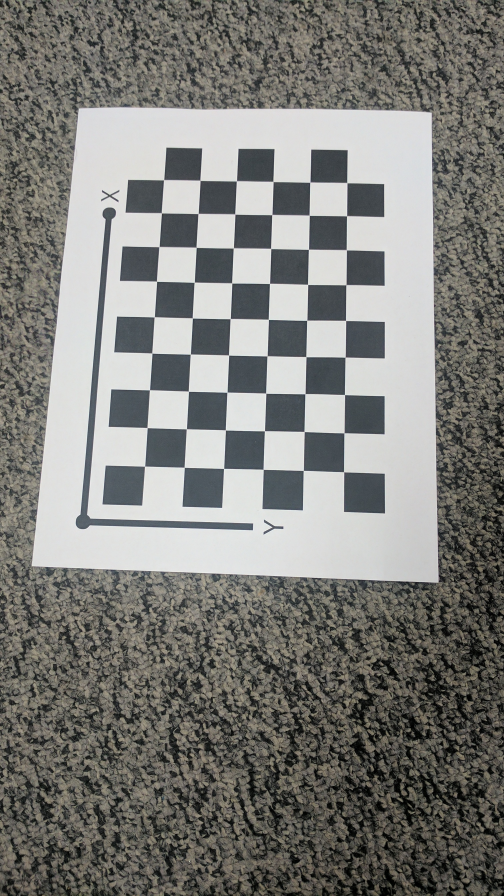
#> input picture zhang-camera-calibration-main (1)/zhang-camera-calibration-main/Data/Calibration_Imgs/IMG_20170209_042606.jpg, 1512 x 2688 px, found by its file name (shown at 1/3 size); its folder holds 4 pictures in this run
$ jupyter execute --allow-errors AutoCalib.ipynb
#> lines starting #> are read from the running program, lines starting #| are printed output that depends on the picture
### zhang-camera-calibration-main (1)/zhang-camera-calibration-main/Code/Utils/MiscUtils.py
import cv2
import os
import numpy as np

def loadImages(folder_name):
    files = os.listdir(folder_name)
    print("Loading images from ", folder_name)
    images = []
    for f in files:
        # print(f)
        image_path = folder_name + "/" + f
        image = cv2.imread(image_path)
#> image is the input picture: shape (2688, 1512, 3); mean B, G, R 121.3, 125.2, 125.3
        if image is not None:
            images.append(image)
        else:
            print("Error in loading image ", image)

    return images

# [17 lines left out: functions extractParamFromA, retrieveA, not called in this run]

### zhang-camera-calibration-main (1)/zhang-camera-calibration-main/Code/Utils/ImageUtils.py
import cv2
import numpy as np
# termination criteria
criteria = (cv2.TERM_CRITERIA_EPS + cv2.TERM_CRITERIA_MAX_ITER, 30, 0.001)

def getImagesPoints(imgs, h, w):
#> called with h = 6, w = 9
    images = imgs.copy()
    all_corners = []
    for image in images:
        gray = cv2.cvtColor(image, cv2.COLOR_BGR2GRAY)
        #Find the chess board corners
        ret, corners = cv2.findChessboardCorners(gray, (w, h), None)
        if ret == True:
            corners2 = cv2.cornerSubPix(gray, corners, (11,11), (-1,-1), criteria)
            corners2 = corners2.reshape(-1,2)
            # corners2 = np.hstack((corners2.reshape(-1,2), np.ones((corners2.shape[0], 1))))
            all_corners.append(corners2)
#> this loop made 4 passes
#> pass 2, in getImagesPoints, `gray = cv2.cvtColor(image, cv2.COLOR_BGR2GRAY)`:
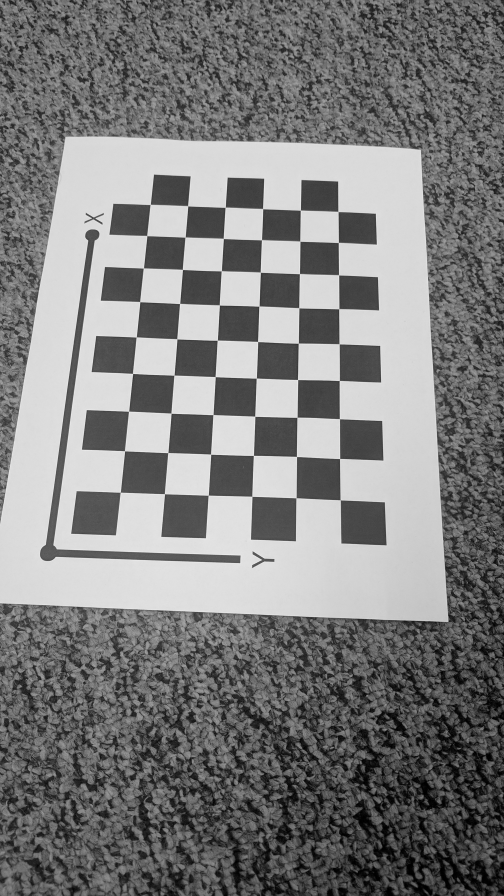
#> gray: shape (2688, 1512) (shown at 1/3 size); min 0, max 253, mean 125.4
#> pass 3, in getImagesPoints, `gray = cv2.cvtColor(image, cv2.COLOR_BGR2GRAY)`:
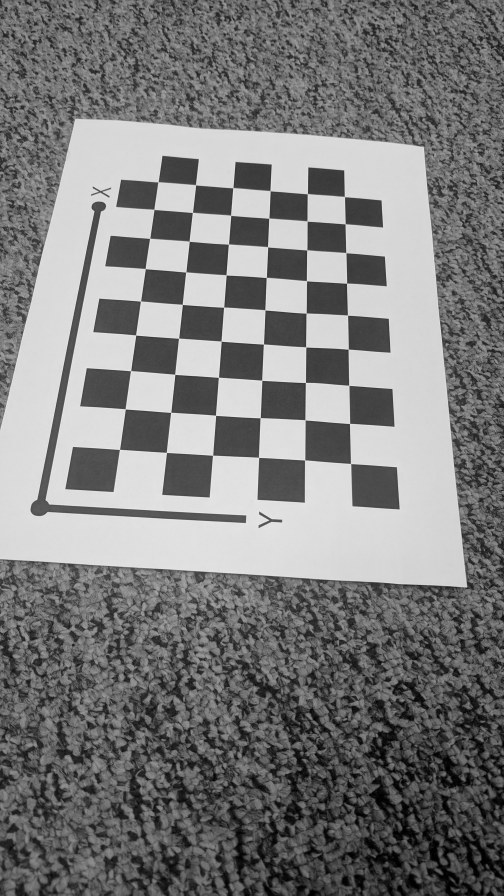
#> gray: shape (2688, 1512) (shown at 1/3 size); min 0, max 250, mean 124.5
#> after the loop:
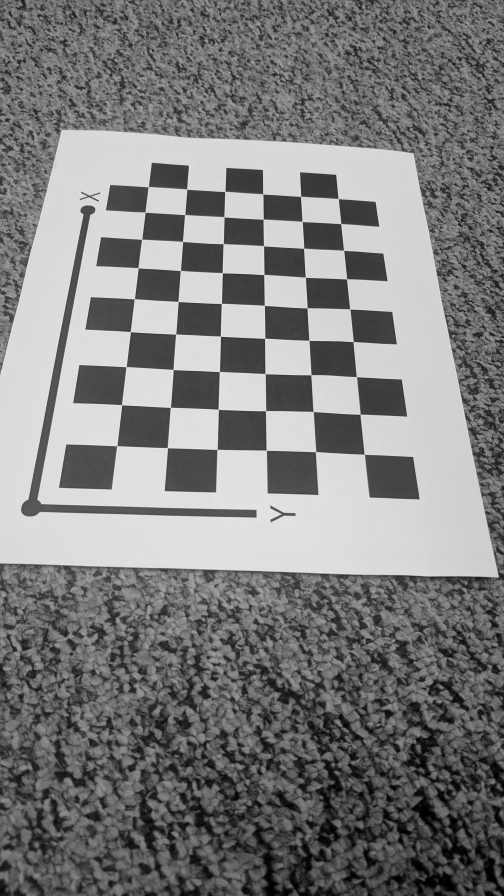
#> gray: shape (2688, 1512) (shown at 1/3 size); min 0, max 251, mean 125.7
    return all_corners

# [9 lines left out: function displayCorners, not called in this run]
        # cv2.waitKey()

    # cv2.destroyAllWindows()

### zhang-camera-calibration-main (1)/zhang-camera-calibration-main/Code/Utils/MathUtils.py
import numpy as np
import cv2

def getWorldPoints(square_side, h, w):
    # h, w = [6, 9]
    Yi, Xi = np.indices((h, w))
    offset = 0
    lin_homg_pts = np.stack(((Xi.ravel() + offset) * square_side, (Yi.ravel() + offset) * square_side)).T
    return lin_homg_pts


# [32 lines left out: functions getH, getAllH, not called in this run]

def getVij(hi, hj):
    Vij = np.array([ hi[0]*hj[0], hi[0]*hj[1] + hi[1]*hj[0], hi[1]*hj[1], hi[2]*hj[0] + hi[0]*hj[2], hi[2]*hj[1] + hi[1]*hj[2], hi[2]*hj[2] ])
    return Vij.T

# [64 lines left out: functions getV, arrangeB, getB, getA, getRotationAndTrans, not called in this run]

### zhang-camera-calibration-main (1)/zhang-camera-calibration-main/Code/AutoCalib.ipynb
[cell 1]
import numpy as np
import cv2
import scipy
import matplotlib.pyplot as plt
import math
import os
from Utils.MiscUtils import *
from Utils.ImageUtils import *
from Utils.MathUtils import *
import scipy.optimize
square_side = 12.5

[cell 2]
# [55 lines left out: function reprojectPointsAndGetError, not called in this run]
